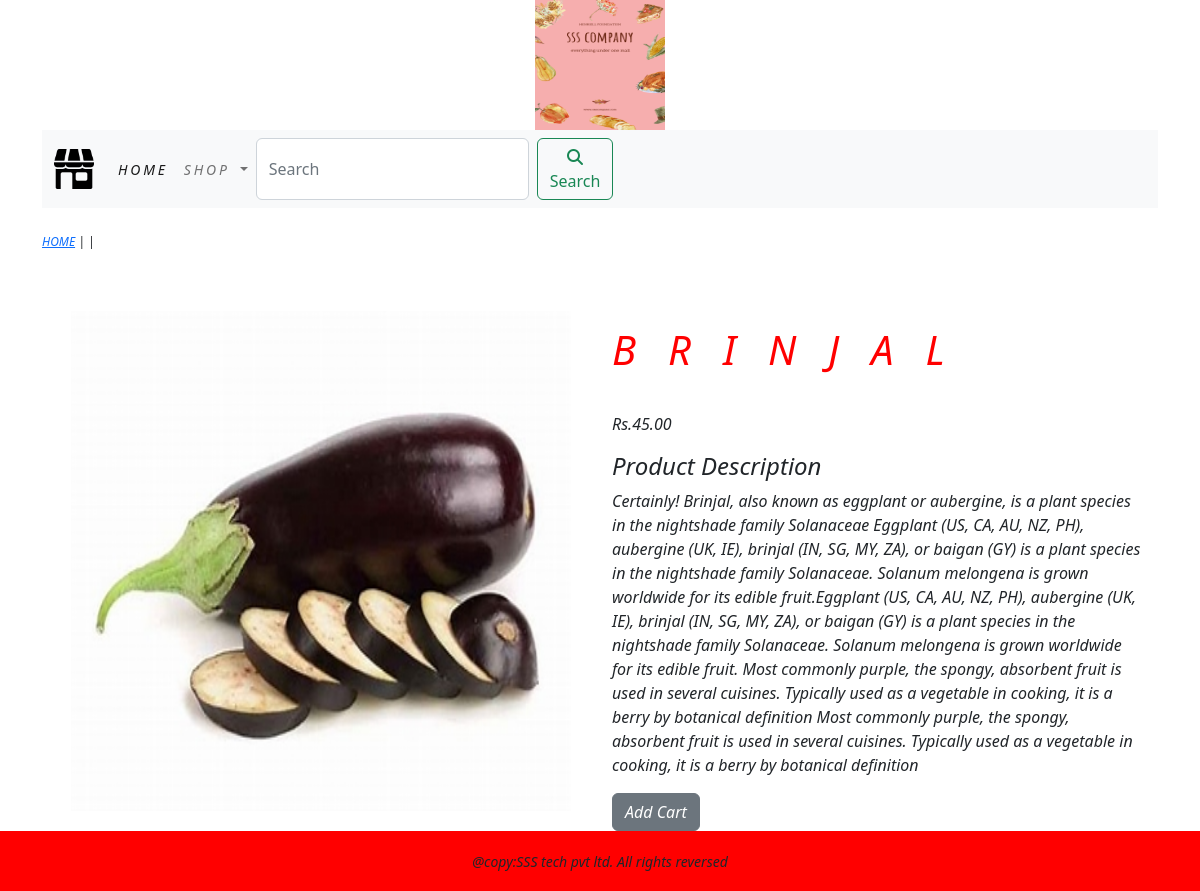
Page /vegetable/brinjal on the committed database.
### shop/models.py (models this page shows, shortened)
class PRODUCT(models.Model):
    objects = None
    name = models.CharField(max_length=250, unique=True)
    slug = models.SlugField(max_length=250, unique=True)
    description = models.TextField(blank=True)
    price = models.DecimalField(max_digits=10, decimal_places=2)
    category = models.ForeignKey(CATEGORY, on_delete=models.CASCADE)
    image = models.ImageField(upload_to='product', blank=True)
    stock = models.IntegerField()
    available = models.BooleanField(default=True)
    created = models.DateTimeField(auto_now_add=True)
    updated = models.DateTimeField(auto_now=True)
    class Meta:
        ordering = ('name',)
        verbose_name = 'product'
        verbose_name_plural = 'products'

### shop/views.py (the view)
# urls.py: path('<slug:c_slug>/<slug:product_slug>', views.proDetail, name='proCatDetail'),
def proDetail(request, c_slug, product_slug):
    try:
        product = PRODUCT.objects.get(category__slug=c_slug, slug=product_slug)
    except Exception as e:
        raise e
    return render(request, 'product.html', {'product': product})

### Cart/context_processors.py (called while the page is built)
def counter(request):
    item_count = 0
    if 'admin' in request.path:
        return {}
    else:
        try:
            cart = CART.objects.filter(cart_id=cart_id(request))
            cart_items = CARTITEM.objects.all().filter(cart=cart[:1])
            for cart_item in cart_items:
                item_count += cart_item.quantity
        except CART.DoesNotExist:
            item_count = 0
        return dict(item_count=item_count)

### Cart/views.py (called while the page is built)
def cart_id(request):
    cart = request.session.session_key
    if not cart:
        cart = request.session.create()
    return cart

### shop/context_processors.py (called while the page is built)
def menu_link(request):
    links = CATEGORY.objects.all()
    return dict(links=links)

### shop/models.py (called while the page is built)
    def get_url(self):
        return reverse('shop:products_by_category', args=[self.slug])

### template/product.html (shortened to what this page needs)
{% extends 'base.html' %}
{% load static %}
{% block content %}
<div class="row my_prod_row">
    <div class="mx_auto">
        <p> <a href ="{% url 'shop:allProdCat' %}"> HOME</a> | <a href="{{PRODUCT.CATEGORY.get_url}}">{{PRODUCT.category}}</a>| {{PRODUCT.name}}</p>
    </div>
</div>
<div class="container">
<br>
<div class="row">
      <div class=" col-12 col-sm-12 col-md-12 col-lg-6 text-center">
        <div style="min-width:18rem">
        <img src="{{product.image.url}}" alt="{{product.name}}" width="500px" height="500px">
        </div>
      </div>
        <div class="col-12 col-sm-12 col-md-12 col-lg-6">
          <div>
            <h1 class="my_prod_title" style = "letter-spacing:.8em; color:#ff0000">{{product.name}}</h1>
            <p>Rs.{{product.price}}</p>
            <h4>Product Description</h4>
            <p class="text-justify">{{product.description}}</p>
            {% if product.stock <= 0 %}
                <p><b> OUT OF STOCK</b></p>
            {% else %}
                <a class="btn btn-secondary" href="{% url 'Cart:add_cart' product.id %}">Add Cart</a>
            {% endif %}
         </div>
        </div>
    </div>
</div>
{% endblock %}

### static/css/custom.css (style rules this page uses)
body { font-family: "Roboto", sans-serif; font-weight: 700; font-style: italic; }
.my_prod_row { padding-top:25px; padding-bottom:20px; }
.my_prod_row .mx_auto { font-size:12px; text-decoration:none; }
.my_prod_title { letter-spacing:.8em; text-transform: uppercase; padding-top:15px; padding-bottom:30px; }

### rows in the picture
PRODUCT: image (picture), name "BRINJAL", price "45.00", description "Certainly! Brinjal, also known as eggplant or aubergine, is a plant species in the nightshade family Solanaceae Eggplant (US, CA, AU, NZ, PH), aubergine (UK, IE), brinjal (IN, SG, MY, ZA), or baigan (GY) is a plant species in the nightshade family Solanaceae. Solanum melongena is grown worldwide for its edible fruit.Eggplant (US, CA, AU, NZ, PH), aubergine (UK, IE), brinjal (IN, SG, MY, ZA), or baigan (GY) is a plant species in the nightshade family Solanaceae. Solanum melongena is grown worldwide for its edible fruit. Most commonly purple, the spongy, absorbent fruit is used in several cuisines. Typically used as a vegetable in cooking, it is a berry by botanical definition Most commonly…"
